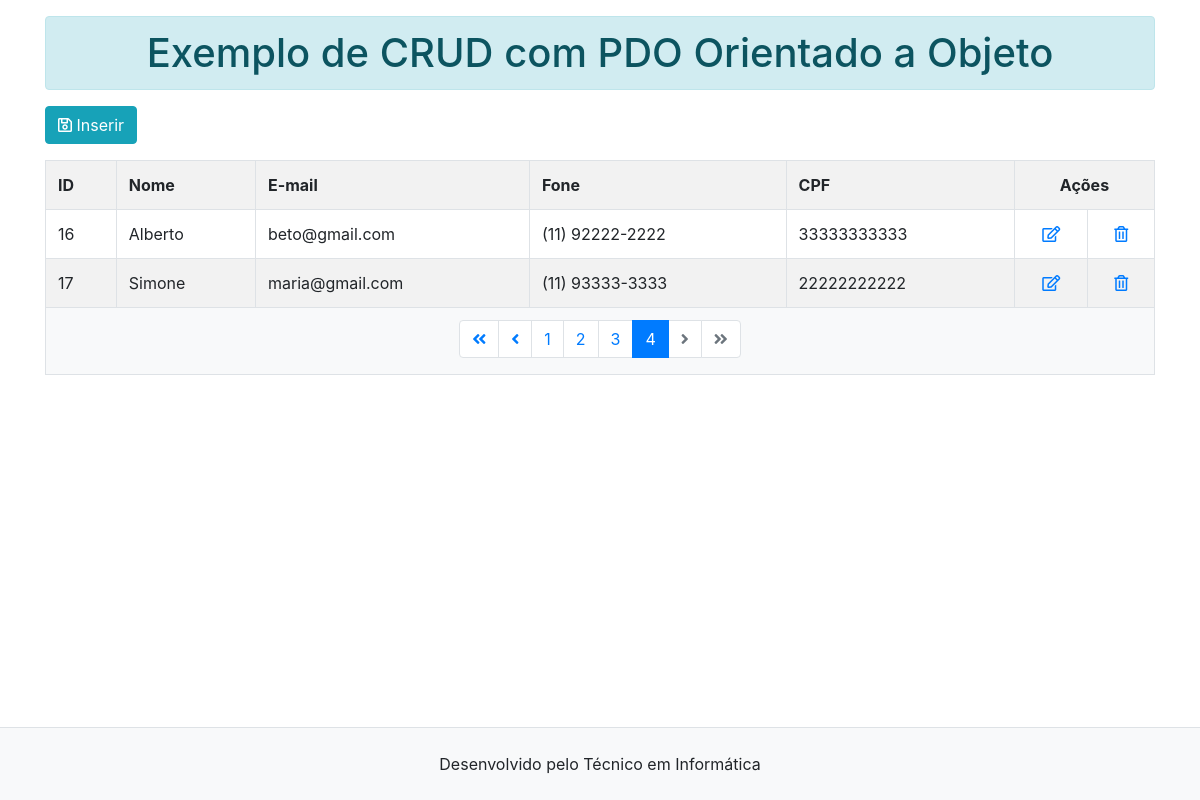
Page /index.php?pagina_no=4 on the committed database.
### tables this page shows
CREATE TABLE `tab_usuarios` (
  `id_usuario` int(10) NOT NULL,
  `nome` varchar(50) NOT NULL,
  `email` varchar(50) NOT NULL,
  `fone` varchar(15) NOT NULL,
  `cpf` varchar(11) NOT NULL
);

### class.crud.php (the view, shortened to what this page needs)
<?php
	class crud{
		private $db;
		function __construct($conecta){
			$this->db = $conecta;
		}
		public function mostraDados($query){
			$mostra=$this->db->prepare($query);
			$mostra->execute();
			if($mostra->rowCount() > 0){
				while($linha=$mostra->fetch(PDO::FETCH_ASSOC)){
					?>
					<tr>
						<td><?php echo($linha['id_usuario']); ?></td>
						<td><?php echo($linha['nome']); ?></td>
						<td><?php echo($linha['email']); ?></td>
						<td><?php echo($linha['fone']); ?></td>
						<td><?php echo($linha['cpf']); ?></td>
						<td class="text-center">
							<a href="altera.php?id_usuario=<?php echo($linha['id_usuario']); ?>">
								<i class="far fa-edit esconde"
								   title="Alterar"></i>
							</a>
						</td>
						<td class="text-center">
							<a href="exclui.php?id_usuario=<?php echo($linha['id_usuario']); ?>">
								<i class="far fa-trash-alt esconde"
								   title="Excluir"></i>
							</a>
						</td>
					</tr>
				<?php
					}
				}
			}
			public function link_paginacao($query,
				$registros_por_pagina){
				$self = $_SERVER['PHP_SELF'];
				$mostra=$this->db->prepare($query);
				$mostra->execute();
				$total_de_registros = $mostra->rowCount();
				if($total_de_registros > 0){
			?>
				<ul class="pagination justify-content-center">
			<?php
				$total_de_paginas = ceil(
					$total_de_registros /
					$registros_por_pagina);
				$pagina_atual = 1;
				if(isset($_GET["pagina_no"])){
					$pagina_atual = $_GET["pagina_no"];
				}
				if($pagina_atual != 1){
					$anterior = $pagina_atual - 1;
					echo('<li class="page-item">
						  <a class="page-link"
						     href="'.$self.'?pagina_no=1"><i class="fas fa-angle-double-left"></i></a></li>');
					echo('<li class="page-item">
						  <a class="page-link"
						     href="'.$self.'?pagina_no='.$anterior.'"><i class="fas fa-angle-left"></i></a></li>');
				}
				for($i = 1; $i <= $total_de_paginas; $i++){
					if($i == $pagina_atual){
						echo('<li class="page-item active">
							  <a href="'.$self.'?pagina_no='.$i.'" class="page-link">'.$i.'</a></li>');
					}else{
						echo('<li class="page-item">
							  <a href="'.$self.'?pagina_no='.$i.'" class="page-link">'.$i.'</a></li>');
					}
				}
				if($pagina_atual != $total_de_paginas){
					$proxima = $pagina_atual + 1;
					echo('<li class="page-item">
						  <a class="page-link"
						     href="'.$self.'?pagina_no='.$proxima.'"><i class="fas fa-angle-right"></i></a></li>');
					echo('<li class="page-item">
						  <a class="page-link"
						     href="'.$self.'?pagina_no='.$total_de_paginas.'"><i class="fas fa-angle-double-right"></i></a></li>');
				}else{
					echo('<li class="page-item disabled">
						  <a class="page-link"
						     href="#"><i class="fas fa-angle-right"></i></a></li>');
					echo('<li class="page-item disabled">
						  <a class="page-link"
						     href="#"><i class="fas fa-angle-double-right"></i></a></li>');
				}
			?>
				</ul>
			<?php
			}
		}
	}
?>

### rows in the picture
tab_usuarios: id_usuario "16", nome "Alberto", email "beto@gmail.com", fone "(11) 92222-2222", cpf "33333333333"
tab_usuarios: id_usuario "17", nome "Simone", email "maria@gmail.com", fone "(11) 93333-3333", cpf "22222222222"
